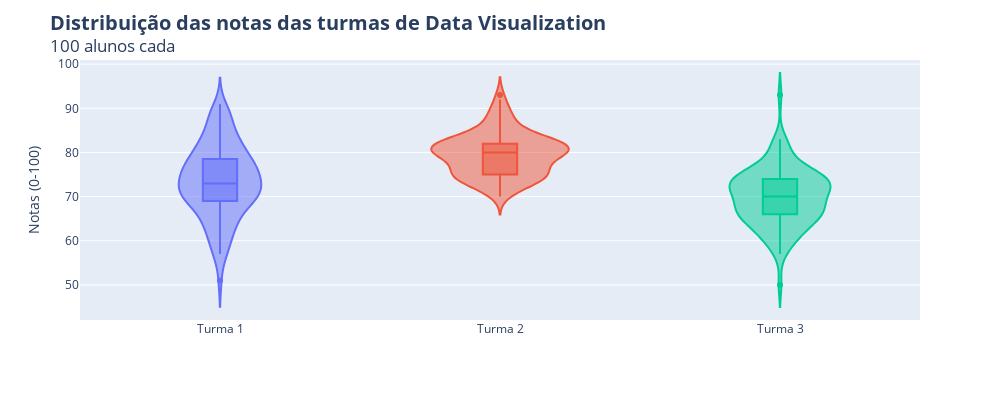

Notebook source saved alongside this figure:
### Code cell
fig = px.violin(df, y='Nota', x='Turma', color='Turma', box=True)

# Remover a legenda
fig.update_layout(
    title='<b><span style="font-size:20px">Distribuição das notas das turmas de Data Visualization</span></b><br>100 alunos cada',
    showlegend=False,
    height=400,  
    width=1000    
)

# Remover o rótulo do eixo x
fig.update_xaxes(title_text='')
fig.update_yaxes(title_text='Notas (0-100)')

fig.show()

### Figure 1 — Plotly figure (JSON) as saved in the notebook; plotly's stock layout.template omitted (floating-point values rounded to 4 significant figures)
{"data": [{"alignmentgroup": "True", "box": {"visible": true}, "hovertemplate": "Turma=%{x}<br>Nota=%{y}<extra></extra>", "legendgroup": "Turma 1", "marker": {"color": "#636efa"}, "name": "Turma 1", "offsetgroup": "Turma 1", "orientation": "v", "scalegroup": "True", "showlegend": true, "type": "violin", "x": ["Turma 1", "Turma 1", "Turma 1", "Turma 1", "Turma 1", "Turma 1", "Turma 1", "Turma 1", "Turma 1", "Turma 1", "Turma 1", "Turma 1", "Turma 1", "Turma 1", "Turma 1", "Turma 1", "Turma 1", "Turma 1", "Turma 1", "Turma 1", "Turma 1", "Turma 1", "Turma 1", "Turma 1", "Turma 1", "Turma 1", "Turma 1", "Turma 1", "Turma 1", "Turma 1", "Turma 1", "Turma 1", "Turma 1", "Turma 1", "Turma 1", "Turma 1", "Turma 1", "Turma 1", "Turma 1", "Turma 1", "Turma 1", "Turma 1", "Turma 1", "Turma 1", "Turma 1", "Turma 1", "Turma 1", "Turma 1", "Turma 1", "Turma 1", "Turma 1", "Turma 1", "Turma 1", "Turma 1", "Turma 1", "Turma 1", "Turma 1", "Turma 1", "Turma 1", "Turma 1", "Turma 1", "Turma 1", "Turma 1", "Turma 1", "Turma 1", "Turma 1", "Turma 1", "Turma 1", "Turma 1", "Turma 1", "Turma 1", "Turma 1", "Turma 1", "Turma 1", "Turma 1", "Turma 1", "Turma 1", "Turma 1", "Turma 1", "Turma 1", "Turma 1", "Turma 1", "Turma 1", "Turma 1", "Turma 1", "Turma 1", "Turma 1", "Turma 1", "Turma 1", "Turma 1", "Turma 1", "Turma 1", "Turma 1", "Turma 1", "Turma 1", "Turma 1", "Turma 1", "Turma 1", "Turma 1", "Turma 1"], "x0": " ", "xaxis": "x", "y": [79, 73, 80, 88, 72, 72, 89, 81, 70, 79, 70, 70, 77, 57, 59, 69, 65, 77, 66, 62, 88, 72, 75, 62, 70, 75, 64, 78, 69, 72, 69, 91, 74, 65, 82, 64, 76, 57, 63, 76, 81, 76, 73, 72, 61, 68, 70, 84, 78, 59, 77, 71, 68, 80, 84, 83, 67, 72, 77, 83, 70, 73, 65, 64, 82, 87, 74, 84, 78, 69, 78, 88, 74, 89, 51, 82, 75, 72, 75, 57, 73, 78, 88, 70, 67, 70, 83, 77, 70, 79, 75, 83, 68, 72, 71, 61, 77, 77, 75, 72], "y0": " ", "yaxis": "y"}, {"alignmentgroup": "True", "box": {"visible": true}, "hovertemplate": "Turma=%{x}<br>Nota=%{y}<extra></extra>", "legendgroup": "Turma 2", "marker": {"color": "#EF553B"}, "name": "Turma 2", "offsetgroup": "Turma 2", "orientation": "v", "scalegroup": "True", "showlegend": true, "type": "violin", "x": ["Turma 2", "Turma 2", "Turma 2", "Turma 2", "Turma 2", "Turma 2", "Turma 2", "Turma 2", "Turma 2", "Turma 2", "Turma 2", "Turma 2", "Turma 2", "Turma 2", "Turma 2", "Turma 2", "Turma 2", "Turma 2", "Turma 2", "Turma 2", "Turma 2", "Turma 2", "Turma 2", "Turma 2", "Turma 2", "Turma 2", "Turma 2", "Turma 2", "Turma 2", "Turma 2", "Turma 2", "Turma 2", "Turma 2", "Turma 2", "Turma 2", "Turma 2", "Turma 2", "Turma 2", "Turma 2", "Turma 2", "Turma 2", "Turma 2", "Turma 2", "Turma 2", "Turma 2", "Turma 2", "Turma 2", "Turma 2", "Turma 2", "Turma 2", "Turma 2", "Turma 2", "Turma 2", "Turma 2", "Turma 2", "Turma 2", "Turma 2", "Turma 2", "Turma 2", "Turma 2", "Turma 2", "Turma 2", "Turma 2", "Turma 2", "Turma 2", "Turma 2", "Turma 2", "Turma 2", "Turma 2", "Turma 2", "Turma 2", "Turma 2", "Turma 2", "Turma 2", "Turma 2", "Turma 2", "Turma 2", "Turma 2", "Turma 2", "Turma 2", "Turma 2", "Turma 2", "Turma 2", "Turma 2", "Turma 2", "Turma 2", "Turma 2", "Turma 2", "Turma 2", "Turma 2", "Turma 2", "Turma 2", "Turma 2", "Turma 2", "Turma 2", "Turma 2", "Turma 2", "Turma 2", "Turma 2", "Turma 2"], "x0": " ", "xaxis": "x", "y": [72, 77, 78, 75, 79, 82, 89, 80, 81, 79, 70, 79, 80, 92, 79, 81, 79, 74, 85, 83, 83, 75, 87, 72, 82, 90, 75, 77, 80, 77, 72, 80, 74, 82, 75, 87, 76, 78, 84, 73, 81, 86, 71, 80, 81, 83, 73, 73, 82, 81, 81, 81, 76, 81, 81, 76, 89, 82, 74, 83, 75, 83, 85, 75, 84, 82, 84, 89, 78, 76, 75, 75, 79, 81, 81, 84, 80, 87, 78, 93, 83, 75, 74, 82, 78, 83, 82, 79, 75, 72, 77, 84, 81, 73, 80, 81, 75, 80, 80, 74], "y0": " ", "yaxis": "y"}, {"alignmentgroup": "True", "box": {"visible": true}, "hovertemplate": "Turma=%{x}<br>Nota=%{y}<extra></extra>", "legendgroup": "Turma 3", "marker": {"color": "#00cc96"}, "name": "Turma 3", "offsetgroup": "Turma 3", "orientation": "v", "scalegroup": "True", "showlegend": true, "type": "violin", "x": ["Turma 3", "Turma 3", "Turma 3", "Turma 3", "Turma 3", "Turma 3", "Turma 3", "Turma 3", "Turma 3", "Turma 3", "Turma 3", "Turma 3", "Turma 3", "Turma 3", "Turma 3", "Turma 3", "Turma 3", "Turma 3", "Turma 3", "Turma 3", "Turma 3", "Turma 3", "Turma 3", "Turma 3", "Turma 3", "Turma 3", "Turma 3", "Turma 3", "Turma 3", "Turma 3", "Turma 3", "Turma 3", "Turma 3", "Turma 3", "Turma 3", "Turma 3", "Turma 3", "Turma 3", "Turma 3", "Turma 3", "Turma 3", "Turma 3", "Turma 3", "Turma 3", "Turma 3", "Turma 3", "Turma 3", "Turma 3", "Turma 3", "Turma 3", "Turma 3", "Turma 3", "Turma 3", "Turma 3", "Turma 3", "Turma 3", "Turma 3", "Turma 3", "Turma 3", "Turma 3", "Turma 3", "Turma 3", "Turma 3", "Turma 3", "Turma 3", "Turma 3", "Turma 3", "Turma 3", "Turma 3", "Turma 3", "Turma 3", "Turma 3", "Turma 3", "Turma 3", "Turma 3", "Turma 3", "Turma 3", "Turma 3", "Turma 3", "Turma 3", "Turma 3", "Turma 3", "Turma 3", "Turma 3", "Turma 3", "Turma 3", "Turma 3", "Turma 3", "Turma 3", "Turma 3", "Turma 3", "Turma 3", "Turma 3", "Turma 3", "Turma 3", "Turma 3", "Turma 3", "Turma 3", "Turma 3", "Turma 3"], "x0": " ", "xaxis": "x", "y": [72, 73, 76, 76, 61, 64, 73, 73, 73, 93, 73, 76, 75, 73, 68, 74, 65, 68, 67, 70, 83, 58, 74, 60, 67, 76, 70, 63, 65, 74, 65, 71, 70, 66, 82, 73, 57, 71, 66, 75, 65, 69, 73, 75, 62, 67, 67, 66, 80, 72, 62, 75, 82, 76, 60, 67, 77, 65, 72, 74, 64, 69, 50, 63, 68, 62, 79, 61, 67, 70, 78, 61, 76, 70, 64, 72, 71, 66, 70, 67, 70, 73, 79, 62, 82, 58, 69, 73, 71, 66, 68, 67, 66, 75, 72, 65, 75, 71, 74, 73], "y0": " ", "yaxis": "y"}], "layout": {"height": 400, "legend": {"title": {"text": "Turma"}, "tracegroupgap": 0}, "margin": {"t": 60}, "showlegend": false, "title": {"text": "<b><span style=\"font-size:20px\">Distribuição das notas das turmas de Data Visualization</span></b><br>100 alunos cada"}, "violinmode": "overlay", "width": 1000, "xaxis": {"anchor": "y", "categoryarray": ["Turma 1", "Turma 2", "Turma 3"], "categoryorder": "array", "domain": [0, 1], "title": {"text": ""}}, "yaxis": {"anchor": "x", "domain": [0, 1], "title": {"text": "Notas (0-100)"}}}}
